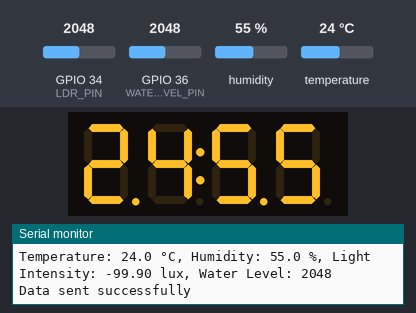
A sketch run on a simulated ESP32. Shown: 4-digit seven-segment display, the last lines printed to the serial monitor. The test bench sets the inputs (shaded band); at power-on: humidity 55 %, temperature 24 °C, GPIO 34 (LDR_PIN) = 2048, GPIO 36 (WATER_LEVEL_PIN) = 2048. WiFi joins after 1.5 s; servers stay silent unless stated; uploads are accepted with an empty reply.

Above: at 5.2 s.
5.3 s: humidity set to 22 %
At 15.0 s:
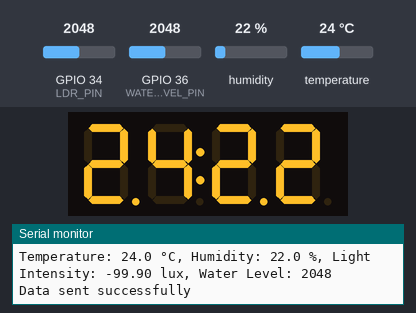
15.7 s: temperature set to 12 °C
At 25.7 s:
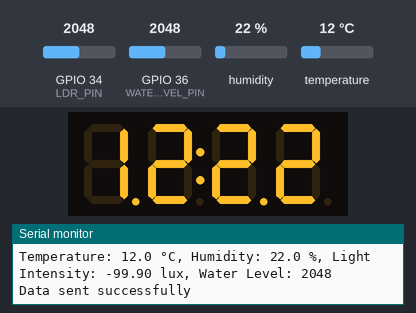
26.0 s: humidity set to 40 %
At 35.2 s:
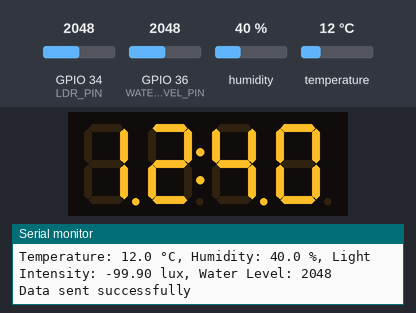
36.2 s: temperature set to 19 °C
At 45.8 s:
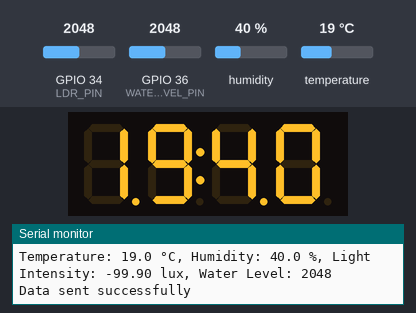
Timing chart, 0 to 47.3 s (numbered marks = the images above; inputs shaded):
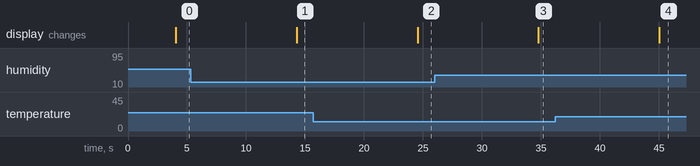

Measured:
- after the input at 5.3 s, the display: changes after 9.0 s (image 1)
- after the input at 15.7 s, the display: changes after 8.8 s (image 2)
- after the input at 26.0 s, the display: changes after 8.8 s (image 3)
- after the input at 36.2 s, the display: changes after 8.8 s (image 4)

The sketch:

esp32-humid-temperature-light-water-lvl.ino
```cpp
/*
   This code monitors temperature, humidity, light intensity, and water level
   in a hydroponic system using various sensors connected to an ESP32.

   - DHT11 sensor setup:
     - Data pin connected to GPIO 5.
     - Measures temperature in °C and humidity as a percentage (%).

   - TM1637 4-digit display setup (model 3462BS):
     - CLK (clock) pin connected to GPIO 18.
     - DIO (data) pin connected to GPIO 19.
     - First two digits display temperature (°C) as an integer.
     - Last two digits display humidity (%) as an integer.
     - Middle colon (two dots) on the display is always on.

   - LDR (Light Dependent Resistor) setup for light intensity:
     - LDR connected between 3.3V and GPIO 34 with a 10kΩ resistor to GND.
     - The analog reading is converted to an estimated lux value.

   - Water Level Sensor setup:
     - Analog out pin connected to GPIO 36.
     - Reads water level as an analog value (0-1023), with 0 meaning low level
       and 1023 meaning high level.

   - Internet Connection and Google Sheets Logging:
     - The ESP32 connects to Wi-Fi and sends data to Google Sheets using an HTTP POST request.
     - Data includes temperature, humidity, light intensity, and water level.

   Functionality:
   - The TM1637 display shows integer values of temperature and humidity.
   - The Serial Monitor outputs precise temperature and humidity, light intensity in lux,
     and water level as a raw analog value.
   - Readings update every 10 seconds and are sent to Google Sheets for tracking.
*/

#include <WiFi.h>
#include <HTTPClient.h>
#include <DHT.h>
#include <TM1637Display.h>

// WiFi credentials
const char* ssid = "XXXreplaceXXX";
const char* password = "XXXreplaceXXX";

// Google Sheets webhook URL
const char* webhookURL = "XXXreplaceXXX";

// DHT11 Configuration
#define DHTPIN 5
#define DHTTYPE DHT11
DHT dht(DHTPIN, DHTTYPE);

// TM1637 Display Configuration
#define CLK 18
#define DIO 19
TM1637Display display(CLK, DIO);

// LDR Configuration
#define LDR_PIN 34
#define R_FIXED 10000 // Fixed resistor value in ohms (10kΩ)

// Water Level Sensor Configuration
#define WATER_LEVEL_PIN 36

void setup() {
  Serial.begin(115200);
  WiFi.begin(ssid, password);
  while (WiFi.status() != WL_CONNECTED) {
    delay(1000);
    Serial.println("Connecting to WiFi...");
  }
  Serial.println("Connected to WiFi");

  dht.begin();
  display.setBrightness(0x0f); // Max brightness for TM1637
  Serial.println("Starting sensor tests...");
  delay(2000);  // Add delay for initialization
}

void loop() {
  float h = dht.readHumidity();
  float t = dht.readTemperature();
  int lightIntensityRaw = analogRead(LDR_PIN); // Read light intensity from LDR
  int waterLevelRaw = analogRead(WATER_LEVEL_PIN); // Read water level from the sensor

  // Calculate LDR resistance
  float ldrResistance = (float)R_FIXED * (1023.0 / lightIntensityRaw - 1);

  // Approximate Lux calculation
  float lux = 500 / (ldrResistance / 1000); // Convert ohms to kΩ for lux approximation

  if (isnan(h) || isnan(t)) {
    Serial.println("Failed to read from DHT sensor!");
    display.showNumberDecEx(0b1111, 0b01000000); // Display ---- on error
  } else {
    // Print original values with decimals to Serial Monitor
    Serial.print("Temperature: ");
    Serial.print(t, 1);  // Show temperature with one decimal place
    Serial.print(" °C, Humidity: ");
    Serial.print(h, 1);  // Show humidity with one decimal place
    Serial.print(" %, Light Intensity: ");
    Serial.print(lux);
    Serial.print(" lux, Water Level: ");
    Serial.println(waterLevelRaw); // Print raw water level reading

    // Display rounded integer values for temperature and humidity on TM1637
    displayTemperatureAndHumidity(round(t), round(h));

    // Send data to Google Sheets via HTTP POST
    if (WiFi.status() == WL_CONNECTED) {
      HTTPClient http;
      http.begin(webhookURL);
      http.addHeader("Content-Type", "application/json");

      String jsonData = "{\"temperature\":" + String(t, 1) +
                        ", \"humidity\":" + String(h, 1) +
                        ", \"light\":" + String(lux) +
                        ", \"water\":" + String(waterLevelRaw) + "}";

      int httpResponseCode = http.POST(jsonData);

      if (httpResponseCode > 0) {
        String response = http.getString();
        Serial.println("Data sent successfully");
        Serial.println(response);
      } else {
        Serial.print("Error sending data: ");
        Serial.println(httpResponseCode);
      }

      http.end();
    } else {
      Serial.println("WiFi not connected");
    }
  }

  delay(10000); // 10-second delay between readings
}

// Function to display temperature and humidity as integers with middle dots on TM1637
void displayTemperatureAndHumidity(int temp, int humidity) {
  // Combine temperature and humidity as a 4-digit number (e.g., 2516 for 25°C, 16%)
  int displayValue = (temp * 100) + humidity;
  display.showNumberDecEx(displayValue, 0b11100000, true); // Display in format TT:HH with middle colon on
}
```
